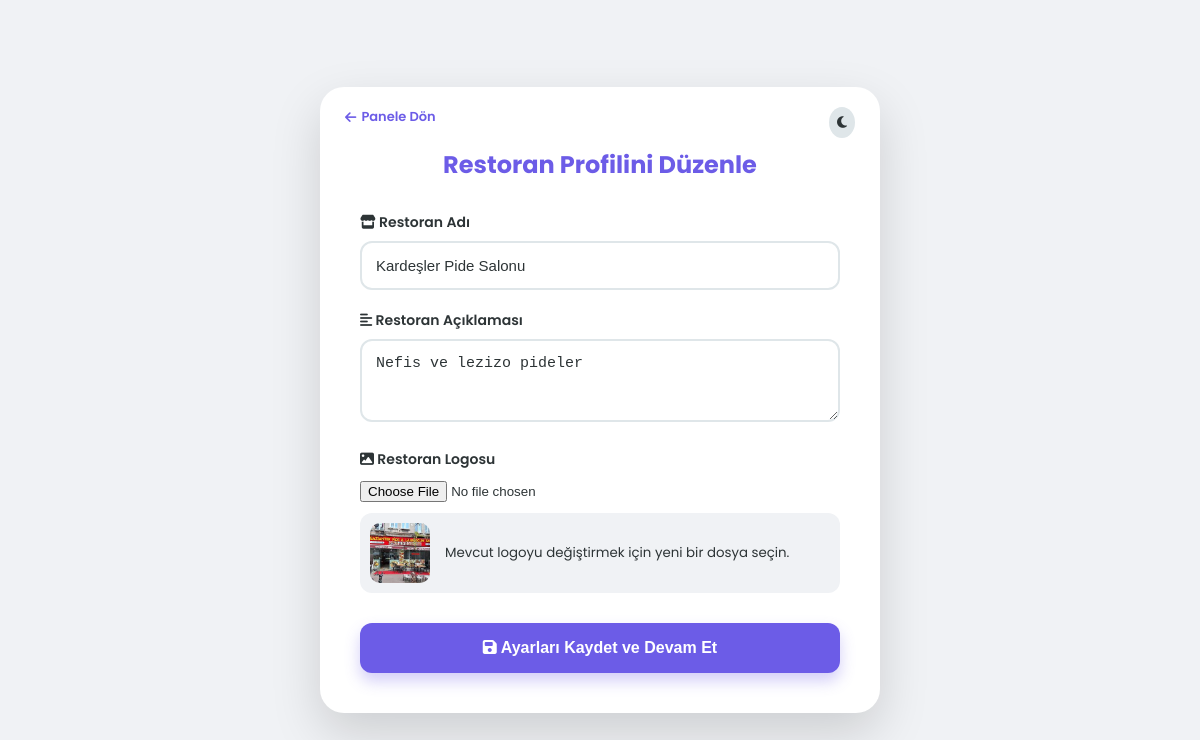
Screenshot of /seller/restaurant_create.php (signed in) with the database file from the repository.
### tables this page shows
CREATE TABLE `restaurants` (
  `id` int(11) NOT NULL,
  `seller_id` int(11) NOT NULL,
  `restaurant_name` varchar(255) NOT NULL,
  `description` text DEFAULT NULL,
  `created_at` timestamp NOT NULL DEFAULT current_timestamp(),
  `logo` varchar(255) NOT NULL,
  `rating` decimal(3,2) NOT NULL DEFAULT 0.00,
  `rating_count` int(11) NOT NULL DEFAULT 0
);

### seller/restaurant_create.php (the view, shortened to what this page needs)
<?php
include "../db.php";
$seller_id = (int)$_SESSION["user_id"];
$restaurant_name = "";
$description     = "";
$current_logo    = "";
$check = mysqli_query($conn, "SELECT * FROM restaurants WHERE seller_id = '$seller_id' LIMIT 1");
if (mysqli_num_rows($check) > 0) {
    $rest            = mysqli_fetch_assoc($check);
    $restaurant_name = $rest["restaurant_name"];
    $description     = $rest["description"];
    $current_logo    = $rest["logo"];
}
?>
<!DOCTYPE html>
<html lang="tr">
<head>
    <link rel="stylesheet" href="https://cdnjs.cloudflare.com/ajax/libs/font-awesome/6.5.1/css/all.min.css">
</head>
<body class="<?= ($_COOKIE['theme'] ?? 'light') === 'dark' ? 'dark-mode' : '' ?>">
<div class="box">
    <div class="top-link">
        <a href="menu_add.php"><i class="fa-solid fa-arrow-left"></i> Panele Dön</a>
    </div>
    <button class="theme-toggle" onclick="toggleTheme()">
        <i class="fa-solid <?= ($_COOKIE['theme'] ?? 'light') === 'dark' ? 'fa-sun' : 'fa-moon' ?>"></i>
    </button>
    <h2>Restoran Profilini Düzenle</h2>
    <form method="post" enctype="multipart/form-data">
        <div class="field">
            <label><i class="fa-solid fa-store"></i> Restoran Adı</label>
            <input type="text" name="restaurant_name" placeholder="Örn: Lezzet Durağı"
                   value="<?php echo htmlspecialchars($restaurant_name); ?>" required>
        </div>
        <div class="field">
            <label><i class="fa-solid fa-align-left"></i> Restoran Açıklaması</label>
            <textarea name="description" rows="3" placeholder="Müşterilerinize restoranınızı tanıtın..."><?php
                echo htmlspecialchars($description);
            ?></textarea>
        </div>
        <div class="field">
            <label><i class="fa-solid fa-image"></i> Restoran Logosu</label>
            <input type="file" name="logo" accept="image/*">
            <?php if ($current_logo): ?>
                <div class="logo-preview">
                    <img src="uploads/<?php echo htmlspecialchars($current_logo); ?>" alt="Logo">
                    <small>Mevcut logoyu değiştirmek için yeni bir dosya seçin.</small>
                </div>
            <?php endif; ?>
        </div>
        <button class="btn" type="submit">
            <i class="fa-solid fa-floppy-disk"></i> Ayarları Kaydet ve Devam Et
        </button>
    </form>
</div>
</body>
</html>

### seller/restaurant_create.php (style rules this page uses)
:root { --bg: #f0f2f5; --card: #ffffff; --text: #2d3436; --primary: #6c5ce7; --border: #dfe6e9; --input-bg: #ffffff; }
body { margin: 0; font-family: 'Poppins', sans-serif; background: var(--bg); color: var(--text); height: 100vh; display: flex; justify-content: center; align-items: center; transition: all 0.3s ease; }
.box { background: var(--card); width: 480px; padding: 40px; border-radius: 24px; box-shadow: 0 20px 50px rgba(0,0,0,0.15); position: relative; }
h2 { text-align: center; margin-bottom: 30px; font-weight: 700; color: var(--primary); }
.field { margin-bottom: 20px; }
.field label { display: block; margin-bottom: 8px; font-weight: 600; font-size: 14px; }
.field input[type="text"], .field textarea { width: 100%; padding: 14px; border-radius: 12px; border: 2px solid var(--border); background: var(--input-bg); color: var(--text); font-size: 15px; box-sizing: border-box; outline: none; transition: border-color 0.3s; }
.btn { width: 100%; padding: 16px; border-radius: 12px; background: var(--primary); color: #fff; font-size: 16px; font-weight: 700; border: none; cursor: pointer; margin-top: 10px; box-shadow: 0 8px 15px rgba(108, 92, 231, 0.3); transition: all 0.3s; }
.logo-preview { display: flex; align-items: center; gap: 15px; margin-top: 10px; padding: 10px; background: var(--bg); border-radius: 12px; }
.logo-preview img { width: 60px; height: 60px; border-radius: 10px; object-fit: cover; }
.top-link { position: absolute; top: 20px; left: 25px; }
.top-link a { color: var(--primary); text-decoration: none; font-size: 13px; font-weight: 600; display: flex; align-items: center; gap: 5px; }
.theme-toggle { position: absolute; top: 20px; right: 25px; background: var(--border); border: none; padding: 8px; border-radius: 50%; cursor: pointer; color: var(--text); }

### rows the page displays
restaurants: restaurant_name "Kardeşler Pide Salonu", description "Nefis ve lezizo pideler", logo (picture)
